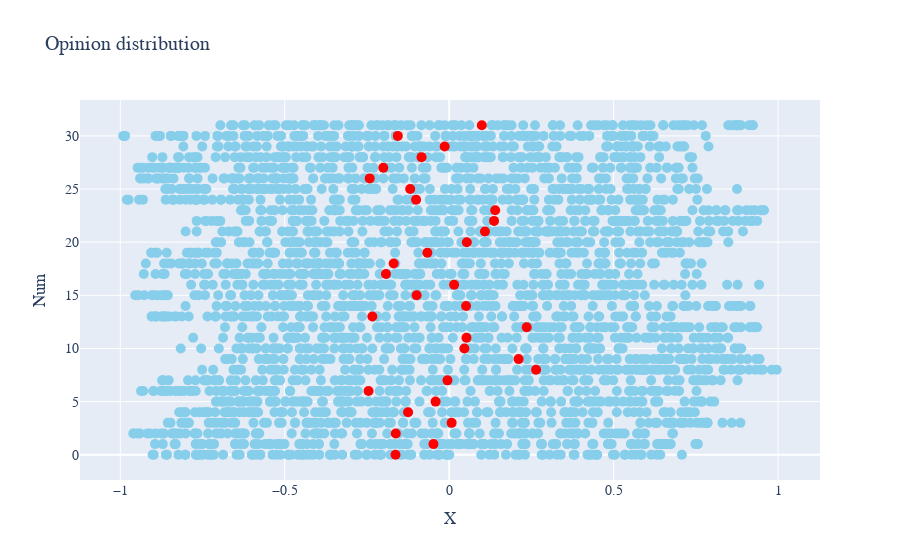

The notebook cell this image was saved under:
### Code cell
fig = make_subplots(rows=1, cols=1)
for i in range(samples.shape[0]):
    fig.add_trace(go.Scatter(x=samples[i].flatten(), y=np.ones(var_dim)*i,
                         mode='markers', marker=dict(color='SkyBlue', size=10), showlegend=False), row=1, col=1)
    fig.add_trace(go.Scatter(x=[np.mean(samples[i].flatten())], y=np.ones(var_dim)*i,
                         mode='markers', marker=dict(color='red', size=10), showlegend=False), row=1, col=1)
fig.update_layout(
    title="Opinion distribution",
    xaxis_title="X",
    yaxis_title="Num",
    font=dict(
        family="Courier New, monospace",
        size=14
    )
)
fig.show()
